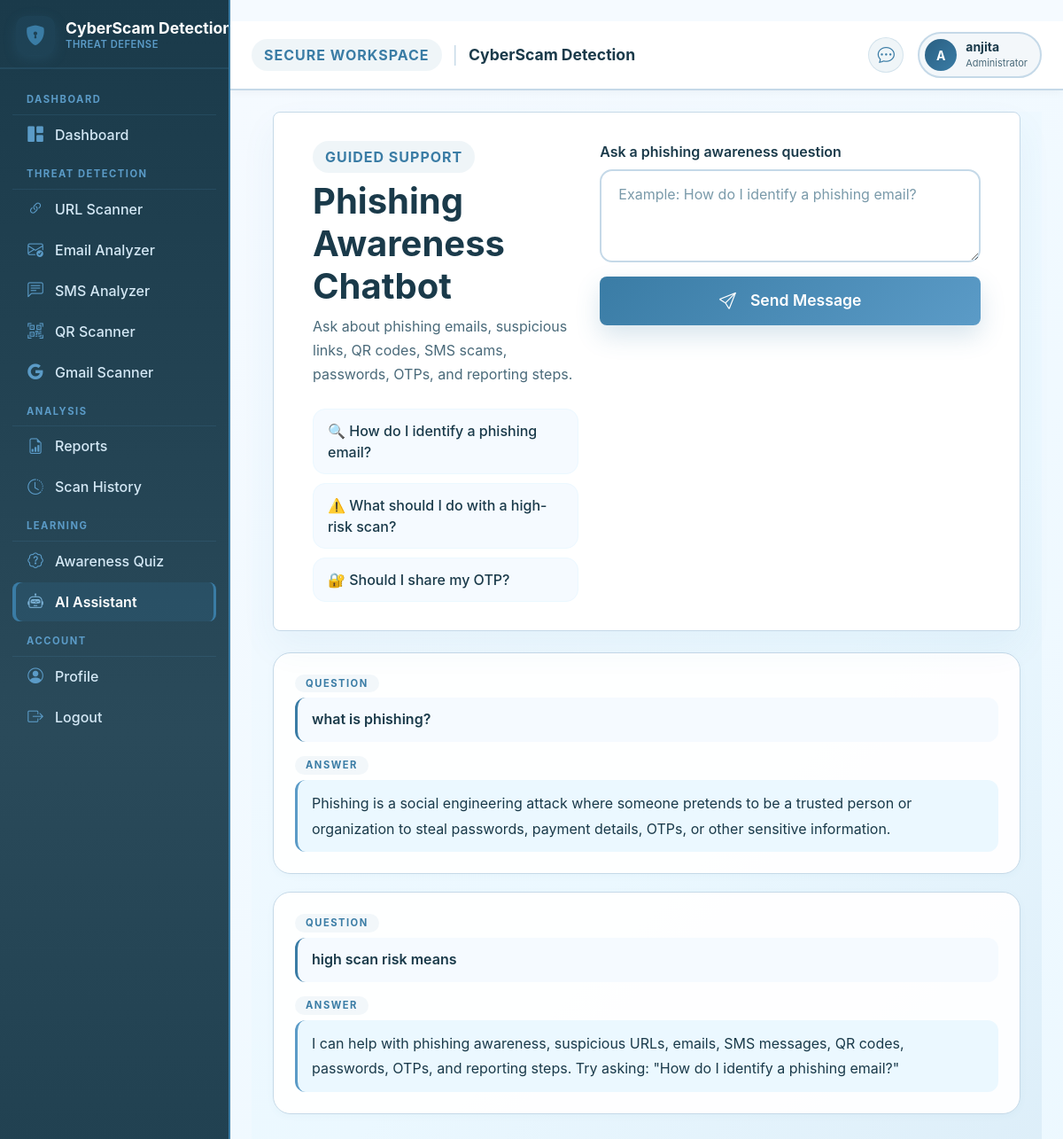
/chatbot/ (signed in), run on the app's committed database.
### users/models.py (models this page shows, shortened)
class CustomUser(AbstractUser):
    class Role(models.TextChoices):
        ADMIN = "admin", "Administrator"
        USER = "user", "User"
    role = models.CharField(
        max_length=20,
        choices=Role.choices,
        default=Role.USER,
    )
    @property
    def is_admin_role(self):
        return (
            self.role == self.Role.ADMIN
            or self.is_staff
            or self.is_superuser
        )

### chatbot/models.py (models this page shows, shortened)
class ChatMessage(models.Model):
    user = models.ForeignKey(settings.AUTH_USER_MODEL, on_delete=models.CASCADE, related_name='chat_messages')
    message = models.TextField()
    response = models.TextField()
    created_at = models.DateTimeField(auto_now_add=True)
    class Meta:
        ordering = ['created_at']

### chatbot/views.py (the view)
# urls.py: path('', chatbot_home, name='home'),
@view_mode_allowed
def chatbot_home(request):
    display_user = get_display_user(request)
    form = ChatForm(request.POST or None)
    if request.method == 'POST' and form.is_valid():
        message = form.cleaned_data['message']
        response = hybrid_response(message)
        ChatMessage.objects.create(user=request.user, message=message, response=response)
        form = ChatForm()
    conversations = ChatMessage.objects.filter(user=display_user).order_by('-created_at')[:10]
    return render(
        request,
        'chatbot/home.html',
        {
            'form': form,
            'conversations': reversed(conversations),
        },
    )

### templates/chatbot/home.html (shortened to what this page needs)
﻿{% extends 'dashboard/layout.html' %}
{% block content %}
<div class="content-container">
    <section class="panel mb-4">
        <div class="row g-4">
            <div class="col-lg-5">
                <span class="section-kicker">Guided Support</span>
                <h1 class="fw-bold mt-2" style="color: #1A3A4A;">Phishing Awareness Chatbot</h1>
                <p class="text-muted-soft" style="color: #4A6A7A;">
                    Ask about phishing emails, suspicious links, QR codes,
                    SMS scams, passwords, OTPs, and reporting steps.
                </p>
                <div class="activity-list">
                    <div class="activity-item">🔍 How do I identify a phishing email?</div>
                    <div class="activity-item">⚠️ What should I do with a high-risk scan?</div>
                    <div class="activity-item">🔐 Should I share my OTP?</div>
                </div>
            </div>
            <div class="col-lg-7">
                {% if is_view_mode %}
                    {# Read-only: sending a message would store data for a visitor
                       who is not authenticated, so the composer is replaced. #}
                    <div class="alert alert-warning" role="alert">
                        <i class="bi bi-lock-fill me-2"></i>
                        You can read your previous conversation in view-only mode.
                        <a href="{% url 'users:login' %}" class="fw-bold text-decoration-underline">Log in again</a>
                        to ask the assistant a new question.
                    </div>
                {% else %}
                <form method="post" class="d-grid gap-3">
                    {% for field in form %}
                        <div>
                            <label class="form-label fw-semibold" style="color: #1A3A4A;">
                                {{ field.label }}
                            </label>
                            {{ field }}
                        </div>
                    {% endfor %}
                    <button class="btn btn-cyber btn-lg">
                        <i class="bi bi-send me-2"></i>
                        Send Message
                    </button>
                </form>
                {% endif %}
            </div>
        </div>
    </section>
    {% if conversations %}
        {% for chat in conversations %}
            <div class="chat-card">
                <div class="chat-section">
                    <span class="chat-label">QUESTION</span>
                    <div class="chat-question">
                        {{ chat.message }}
                    </div>
                </div>
                <div class="chat-section">
                    <span class="chat-label">ANSWER</span>
                    <div class="chat-answer">
                        {{ chat.response }}
                    </div>
                </div>
            </div>
        {% endfor %}
    {% endif %}
</div>
{% endblock %}

### templates/dashboard/layout.html (shortened to what this page needs)
﻿{% load static %}
<!doctype html>
<html lang="en">
<head>
    <link href="https://cdn.jsdelivr.net/npm/bootstrap@5.3.3/dist/css/bootstrap.min.css" rel="stylesheet">
    <link href="https://cdn.jsdelivr.net/npm/bootstrap-icons@1.11.3/font/bootstrap-icons.css" rel="stylesheet">
    <link href="{% static 'css/app.css' %}" rel="stylesheet">
    <link href="{% static 'css/dashboard.css' %}" rel="stylesheet">
</head>
<body class="dashboard-body">
    <div class="logged-in-shell">
        <aside class="dashboard-sidebar" id="dashboardSidebar" aria-label="CyberShield AI navigation" style="background: linear-gradient(180deg, #1A3A4A 0%, #2A4A5A 50%, #1A3A4A 100%); border-right: 2px solid #3A7CA5; position: fixed; top: 0; left: 0; bottom: 0; width: 260px; overflow-y: auto; z-index: 1040; height: 100vh;">
            <div class="sidebar-brand" style="border-bottom: 2px solid rgba(91, 155, 199, 0.15);">
                <a href="/dashboard/" class="brand-link" aria-label="CyberShield AI dashboard" style="display: flex; align-items: center; gap: 12px; text-decoration: none; white-space: nowrap;">
                    <span class="brand-mark" style="background: linear-gradient(135deg, #2A5F82, #3A7CA5); width: 44px; height: 44px; border-radius: 12px; display: flex; align-items: center; justify-content: center; box-shadow: 0 4px 15px rgba(58, 124, 165, 0.2); flex-shrink: 0;">
                        <i class="bi bi-shield-lock-fill" style="color: #ffffff; font-size: 1.4rem;"></i>
                    </span>
                    <span style="display: flex; flex-direction: column; line-height: 1.2;">
                        <strong style="color: #ffffff; font-size: 1.1rem; font-weight: 700; display: block; white-space: nowrap;">CyberScam Detection</strong>
                        <small style="color: #5B9BC7; font-size: 0.7rem; text-transform: uppercase; letter-spacing: 0.5px; font-weight: 600;">Threat Defense</small>
                    </span>
                </a>
            </div>
            <div class="sidebar-panel collapse show" id="dashboardSidebarPanel">
                <nav class="sidebar-nav">
                    <p class="sidebar-heading" style="color: #5B9BC7; border-bottom-color: rgba(91, 155, 199, 0.15);">Dashboard</p>
                    <a class="sidebar-link {% if request.path == '/dashboard/' or request.path == '/dashboard/user/' %}active{% endif %}" href="/dashboard/">
                        <i class="bi bi-grid-1x2-fill"></i><span>Dashboard</span>
                    </a>
                    <p class="sidebar-heading" style="color: #5B9BC7; border-bottom-color: rgba(91, 155, 199, 0.15);">Threat Detection</p>
                    <a class="sidebar-link  " href="{% url 'scanner:url_scan' %}">
                        <i class="bi bi-link-45deg"></i><span>URL Scanner</span>{% if is_view_mode %}<i class="bi bi-lock-fill"></i>{% endif %}
                    </a>
                    <a class="sidebar-link  " href="{% url 'scanner:email_scan' %}">
                        <i class="bi bi-envelope-check"></i><span>Email Analyzer</span>{% if is_view_mode %}<i class="bi bi-lock-fill"></i>{% endif %}
                    </a>
                    <a class="sidebar-link  " href="{% url 'scanner:sms_scan' %}">
                        <i class="bi bi-chat-left-text"></i><span>SMS Analyzer</span>{% if is_view_mode %}<i class="bi bi-lock-fill"></i>{% endif %}
                    </a>
                    <a class="sidebar-link  " href="{% url 'scanner:qr_upload' %}">
                        <i class="bi bi-qr-code-scan"></i><span>QR Scanner</span>{% if is_view_mode %}<i class="bi bi-lock-fill"></i>{% endif %}
                    </a>
                    <a class="sidebar-link  " href="{% url 'scanner:gmail_inbox' %}">
                        <i class="bi bi-google"></i><span>Gmail Scanner</span>{% if is_view_mode %}<i class="bi bi-lock-fill"></i>{% endif %}
                    </a>
                    <p class="sidebar-heading" style="color: #5B9BC7; border-bottom-color: rgba(91, 155, 199, 0.15);">Analysis</p>
                    <a class="sidebar-link {% if request.path == '/reports/' %}active{% endif %}" href="{% url 'reports:home' %}">
                        <i class="bi bi-file-earmark-bar-graph"></i><span>Reports</span>
                    </a>
                    <a class="sidebar-link {% if request.path == '/history/' %}active{% endif %}" href="{% url 'scan_history' %}">
                        <i class="bi bi-clock-history"></i><span>Scan History</span>
                    </a>
                    <p class="sidebar-heading" style="color: #5B9BC7; border-bottom-color: rgba(91, 155, 199, 0.15);">Learning</p>
                    <a class="sidebar-link {% if request.path == '/quiz/' or request.path == '/quiz/attempt/' or request.path|slice:':13' == '/quiz/result/' %}active{% endif %}" href="{% url 'quiz:home' %}">
                        <i class="bi bi-patch-question"></i><span>Awareness Quiz</span>
                    </a>
                    <a class="sidebar-link {% if request.path == '/chatbot/' %}active{% endif %}" href="{% url 'chatbot:home' %}">
                        <i class="bi bi-robot"></i><span>AI Assistant</span>
                    </a>
                    <p class="sidebar-heading" style="color: #5B9BC7; border-bottom-color: rgba(91, 155, 199, 0.15);">Account</p>
                    <a class="sidebar-link {% if request.path == '/accounts/profile/' %}active{% endif %}" href="{% url 'account_profile' %}">
                        <i class="bi bi-person-circle"></i><span>Profile</span>
                    </a>
                    {% if is_view_mode %}
                        <a class="sidebar-link" href="{% url 'users:login' %}">
                            <i class="bi bi-box-arrow-in-right"></i><span>Log in again</span>
                        </a>
                        <form method="post" action="{% url 'users:forget_device' %}">
                            {% csrf_token %}
                            <button class="sidebar-link logout-link" type="submit">
                                <i class="bi bi-x-circle"></i><span>Forget this device</span>
                            </button>
                        </form>
                    {% else %}
                        <button class="sidebar-link logout-link" type="button" id="showLogoutModal">
                            <i class="bi bi-box-arrow-right"></i><span>Logout</span>
                        </button>
                    {% endif %}
                </nav>
            </div>
        </aside>
        <div class="dashboard-main-wrap" style="margin-left: 260px;">
            <header class="dashboard-topbar" style="background: #FFFFFF; border-bottom: 2px solid #C5D9E8; position: sticky; top: 0; z-index: 1030; padding: 12px 24px; box-shadow: 0 2px 10px rgba(0,0,0,0.04);">
                <div class="topbar-title" style="display: flex; align-items: center; gap: 12px;">
                    <span class="section-kicker" style="color: #3A7CA5; font-size: 1rem; font-weight: 700; text-transform: uppercase; letter-spacing: 1px; margin: 0;">Secure Workspace</span>
                    <span style="color: #C5D9E8; font-size: 1.2rem;">|</span>
                    <strong style="color: #1A3A4A; font-size: 1.1rem;">{% block page_heading %}CyberScam Detection{% endblock %}</strong>
                </div>
                <div class="topbar-actions" style="display: flex; align-items: center; gap: 16px;">
                    <a class="topbar-icon" href="{% url 'chatbot:home' %}" aria-label="Open AI assistant" style="color: #3A7CA5; background: rgba(58, 124, 165, 0.08); border-radius: 50%; width: 40px; height: 40px; display: flex; align-items: center; justify-content: center; transition: all 0.3s ease; text-decoration: none;">
                        <i class="bi bi-chat-dots" style="font-size: 1.2rem;"></i>
                    </a>
                    <a class="user-chip" href="{% url 'account_profile' %}" style="background: rgba(58, 124, 165, 0.06); border: 2px solid #C5D9E8; padding: 6px 14px 6px 6px; border-radius: 50px; display: flex; align-items: center; gap: 10px; text-decoration: none; transition: all 0.3s ease;">
                        <span class="user-avatar" style="background: linear-gradient(135deg, #2A5F82, #3A7CA5); color: white; width: 36px; height: 36px; border-radius: 50%; display: flex; align-items: center; justify-content: center; font-weight: 700; font-size: 14px;">{{ display_user.username|default:'U'|first|upper }}</span>
                        <span class="user-meta">
                            <strong style="color: #1A3A4A; display: block; font-size: 14px;">{{ display_user.get_full_name|default:display_user.username }}</strong>
                            <small style="color: #4A6A7A; font-size: 11px;">{% if is_view_mode %}View-only{% elif request.user.is_admin_role %}Administrator{% else %}User Account{% endif %}</small>
                        </span>
                    </a>
                </div>
            </header>
            <main class="dashboard-content {% block main_class %}{% endblock %}" style="background: linear-gradient(135deg, #F5FAFF 0%, #EBF8FF 100%); padding: 24px; min-height: calc(100vh - 80px);">
                {% block content %}{% endblock %}
            </main>
        </div>
    </div>
</body>
</html>

### data on the page
CustomUser: username|first "A", get_full_name "anjita"
ChatMessage: message "what is phishing?", response "Phishing is a social engineering attack where someone pretends to be a trusted person or organization to steal passwords, payment details, OTPs, or other sensitive information."
ChatMessage: message "high scan risk means", response "I can help with phishing awareness, suspicious URLs, emails, SMS messages, QR codes, passwords, OTPs, and reporting steps. Try asking: \"How do I identify a phishing email?\""

### other printed values
{{ field.label }} "Ask a phishing awareness question"
